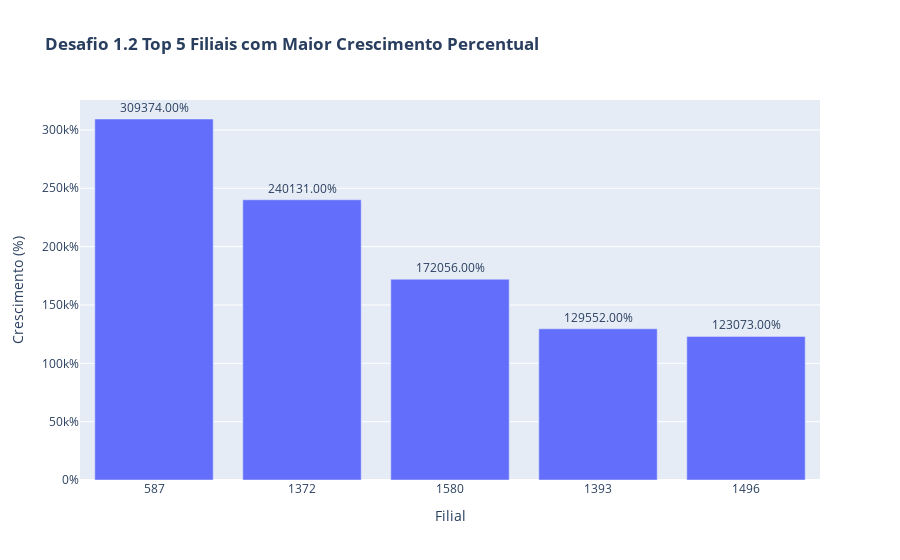

Notebook code for this chart:
### Markdown cell above
### Desafio 1.2 - Top 5 Filiais com Maior Crescimento Percentual

Este gráfico mostra as **5 filiais que apresentaram os maiores crescimentos percentuais mensais nas vendas**.  
O cálculo foi feito com base no valor de venda mensal por filial, e o percentual de crescimento foi obtido comparando os valores mês a mês.  
Os dados utilizados foram extraídos do arquivo `solucao1.2.csv`.

### Code cell
# Leitura bruta
df = pd.read_csv(
    r"C:\Users\rafae\Desktop\luizalabs\dados\Output\solucao1.2.csv\part-00000-2dbb388c-dd75-44d9-b5da-98c15b56b7ec-c000.csv",
    sep=';'
)

# Conversão robusta para float
df['crescimento_percentual'] = (
    df['crescimento_percentual']
    .astype(str)
    .str.replace('.', '', regex=False)    # remove milhar
    .str.replace(',', '.', regex=False)   # troca vírgula por ponto
    .astype(float)
)

# Top 5
top5 = (df.groupby('filial_venda')['crescimento_percentual']
          .max()
          .nlargest(5)
          .reset_index())

# Gráfico
fig = px.bar(top5, x=top5['filial_venda'].astype(str), y='crescimento_percentual',
             title='<b>Desafio 1.2 Top 5 Filiais com Maior Crescimento Percentual<b>',
             text='crescimento_percentual')

fig.update_traces(texttemplate='%{text:.2f}%', textposition='outside')
fig.update_layout(xaxis_title='Filial', yaxis_title='Crescimento (%)', yaxis_ticksuffix='%')
fig.show()

### Figure 1 — Plotly figure (JSON) as saved in the notebook; plotly's stock layout.template omitted (floating-point values rounded to 4 significant figures)
{"data": [{"alignmentgroup": "True", "hovertemplate": "x=%{x}<br>crescimento_percentual=%{text}<extra></extra>", "legendgroup": "", "marker": {"color": "#636efa", "pattern": {"shape": ""}}, "name": "", "offsetgroup": "", "orientation": "v", "showlegend": false, "text": [309374, 240131, 172056, 129552, 123073], "textposition": "outside", "texttemplate": "%{text:.2f}%", "type": "bar", "x": ["587", "1372", "1580", "1393", "1496"], "xaxis": "x", "y": [309374, 240131, 172056, 129552, 123073], "yaxis": "y"}], "layout": {"barmode": "relative", "legend": {"tracegroupgap": 0}, "title": {"text": "<b>Desafio 1.2 Top 5 Filiais com Maior Crescimento Percentual<b>"}, "xaxis": {"anchor": "y", "domain": [0, 1], "title": {"text": "Filial"}}, "yaxis": {"anchor": "x", "domain": [0, 1], "ticksuffix": "%", "title": {"text": "Crescimento (%)"}}}}
